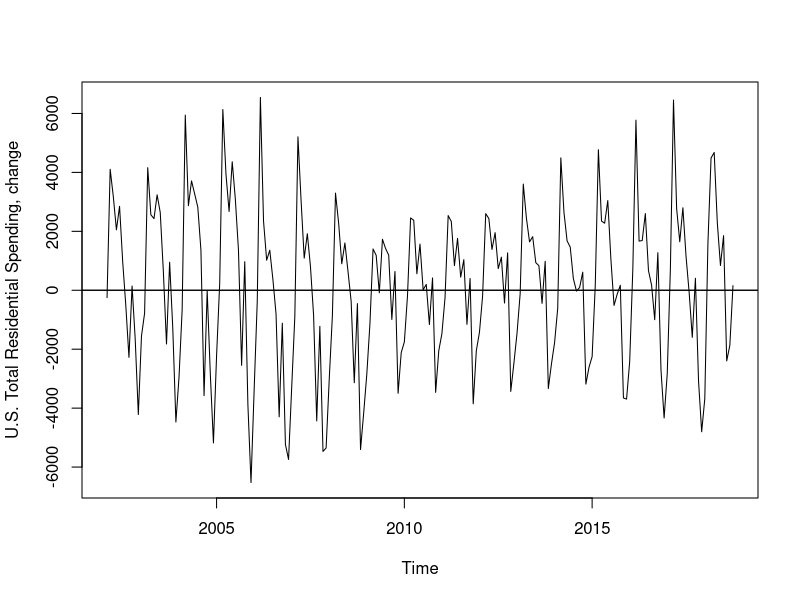
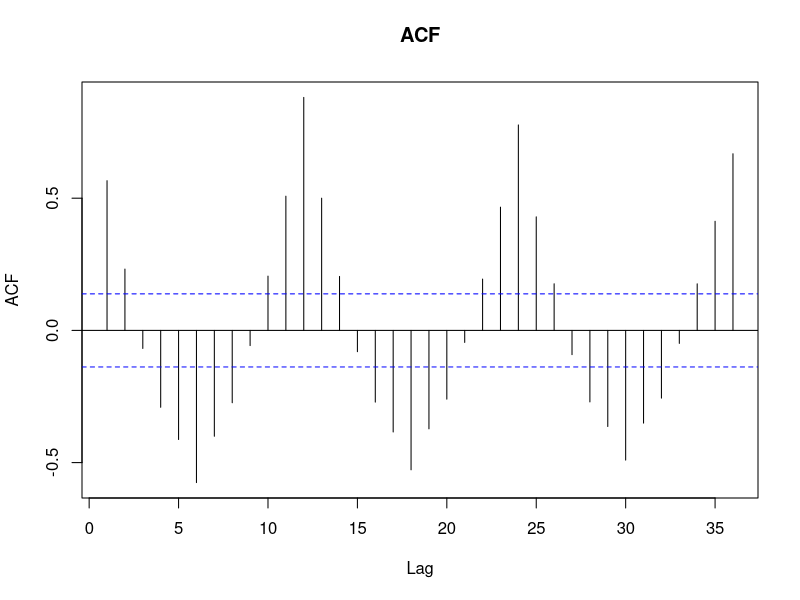
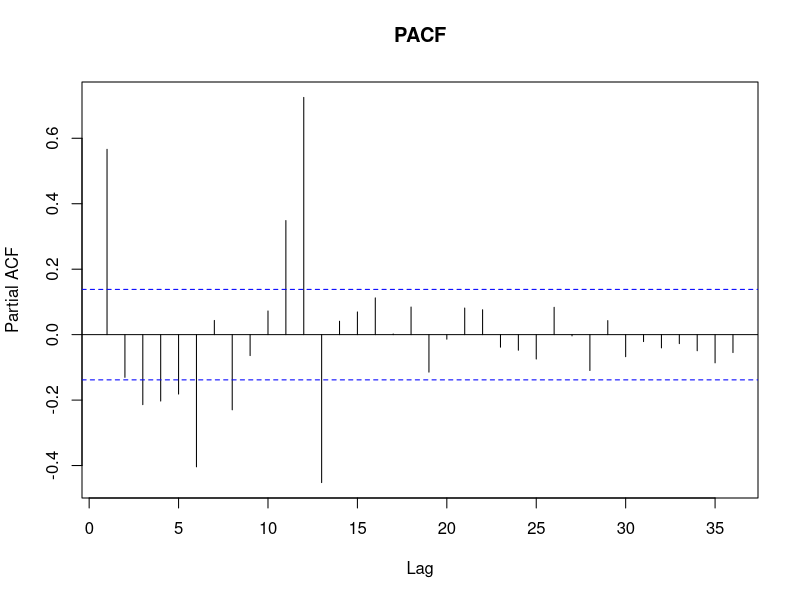
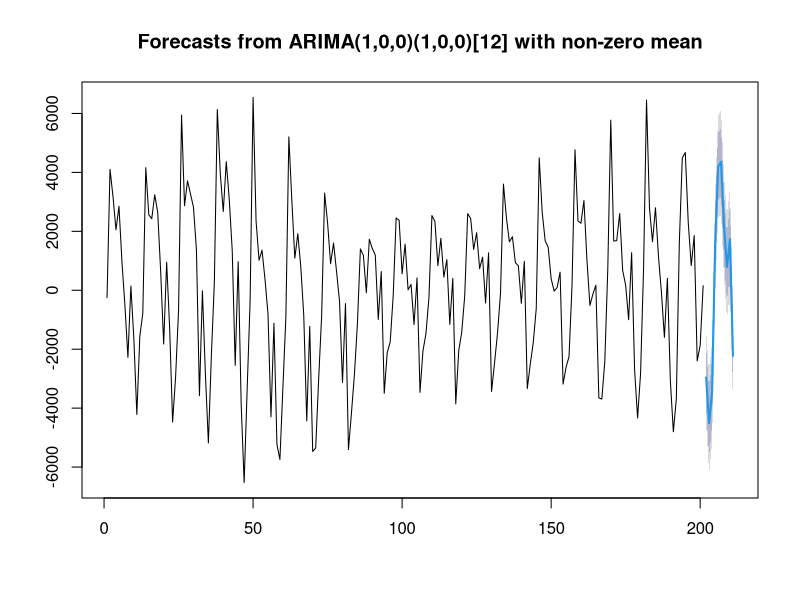
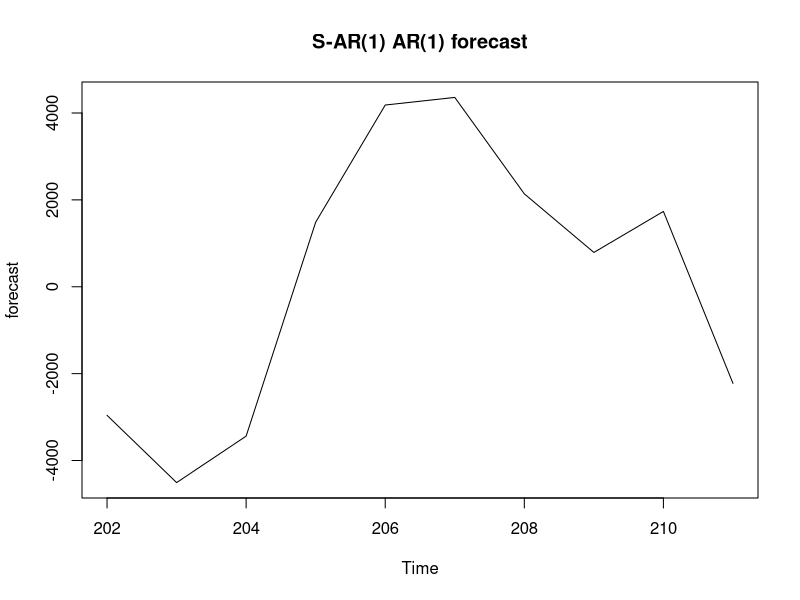
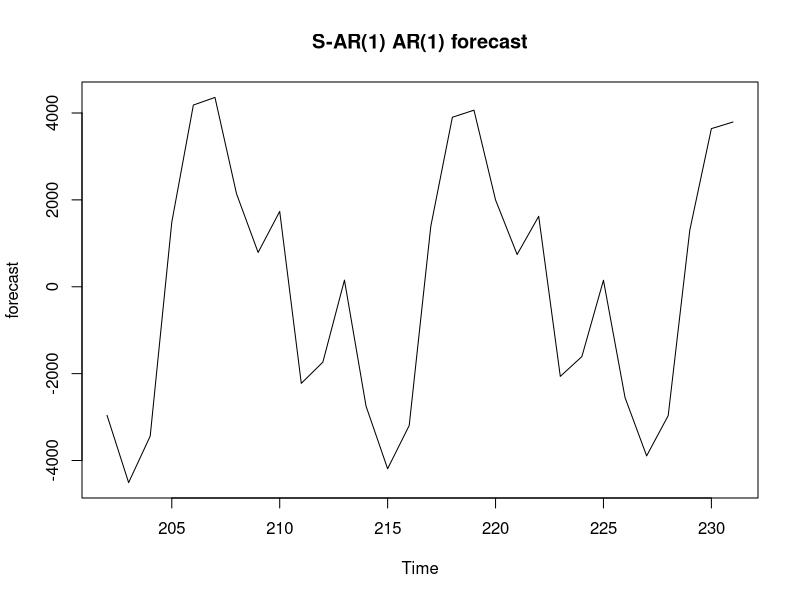

Generate these figures, in order, with R:

#install.packages("forecast")

# load packages
library(stats)
library(forecast)

# change your data directory path here
setwd("C:/Teaching/Undergrad/ECO374 19 winter/R")

# download data from https://fred.stlouisfed.org/series/TLRESCON#0
# U.S. Total construction spending: residential
# modify graph: Changes in millions of dollars, save data
# load data 
data <- read.csv(file="TLRESCON.csv", header=TRUE, sep=",")

# plot, ACF, PACF
tsdata <- ts(data$TLRESCON_CHG,start=c(2002,2),frequency=12)
plot.ts(tsdata, ylab ="U.S. Total Residential Spending, change")
abline(h=c(0,0))

ACF <- acf(data$TLRESCON_CHG, lag.max = 150, plot = FALSE, demean = TRUE)
plot(ACF[1:36], main="ACF")

PACF <- pacf(data$TLRESCON_CHG, lag.max = 150, plot = FALSE, demean = TRUE)
plot(PACF[1:36], main="PACF")

#----------------------------------------------------------------------
# forecasting with S-AR AR

AR <- arima(data$TLRESCON_CHG, order = c(1,0,0), seasonal = list(order=c(1,0,0),period=12), include.mean=TRUE)
AR

ARfcast <- forecast(AR,h=10)
plot(ARfcast)

ARfct = predict(AR,n.ahead=10)
plot(ARfct$pred, main="S-AR(1) AR(1) forecast", ylab="forecast")

ARfct = predict(AR,n.ahead=30)
plot(ARfct$pred, main="S-AR(1) AR(1) forecast", ylab="forecast")

